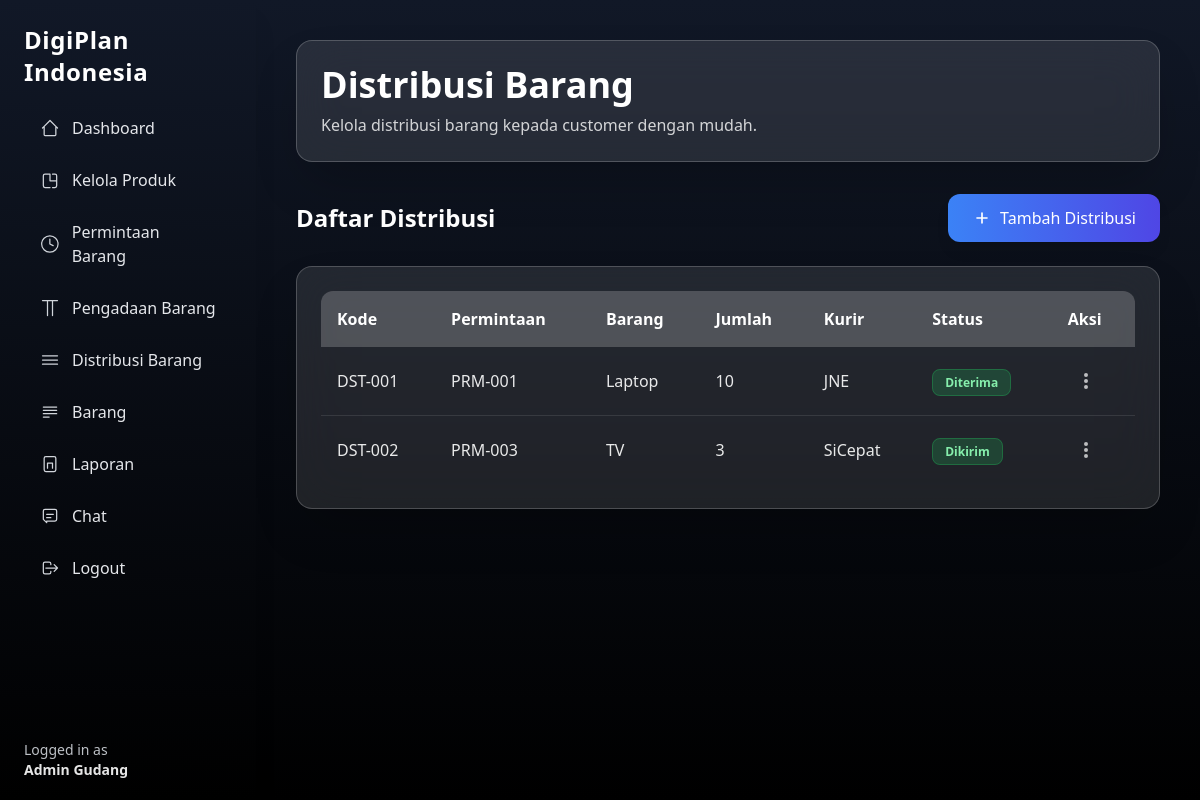
/admin/distribution.php (signed in), run on the app's committed database.
### tables this page shows
CREATE TABLE distribusi_barang (
  id INT AUTO_INCREMENT PRIMARY KEY,
  kode_distribusi VARCHAR(50) UNIQUE,
  pengadaan_id INT,
  permintaan_id INT,
  admin_id INT,
  alamat_pengiriman VARCHAR(255),
  kurir VARCHAR(100),
  no_resi VARCHAR(100),
  tanggal_kirim DATE,
  tanggal_terima DATE,
  status_distribusi ENUM('siap_dikirim','dikirim','diterima','dibatalkan'),
  created_at TIMESTAMP DEFAULT CURRENT_TIMESTAMP,
  deleted_at DATETIME DEFAULT NULL,
  FOREIGN KEY (pengadaan_id) REFERENCES pengadaan_barang(id),
  FOREIGN KEY (permintaan_id) REFERENCES permintaan_barang(id),
  FOREIGN KEY (admin_id) REFERENCES users(id)
);

CREATE TABLE permintaan_barang (
  id INT AUTO_INCREMENT PRIMARY KEY,
  kode_permintaan VARCHAR(50) UNIQUE,
  user_id INT,
  nama_barang VARCHAR(100),
  merk VARCHAR(100),
  warna VARCHAR(100),
  jumlah INT,
  status ENUM(
    'diajukan',
    'ditolak',
    'disetujui',
    'dalam_pengadaan',
    'siap_distribusi',
    'selesai'
  ),
  admin_id INT,
  tanggal_verifikasi DATETIME,
  catatan_admin TEXT,
  created_at TIMESTAMP DEFAULT CURRENT_TIMESTAMP,
  deleted_at DATETIME DEFAULT NULL,
  FOREIGN KEY (user_id) REFERENCES users(id),
  FOREIGN KEY (admin_id) REFERENCES users(id)
);

### admin/distribution.php (the view, shortened to what this page needs)
<?php
require '../include/conn.php';
$query = "
SELECT d.*,
       pb.kode_pengadaan,
       pm.kode_permintaan,
       pm.nama_barang,
       pm.jumlah
FROM distribusi_barang d
JOIN pengadaan_barang pb ON d.pengadaan_id = pb.id
JOIN permintaan_barang pm ON d.permintaan_id = pm.id
ORDER BY d.created_at DESC
";
$result = mysqli_query($conn, $query);
?>
<!DOCTYPE html>
<html lang="id">
<head>
  <script src="https://cdn.tailwindcss.com"></script>
</head>
<body class="bg-gradient-to-b from-gray-900 to-black text-white">
  <div class="flex min-h-screen">
    <?php include '../include/layouts/sidebar-admin.php'; ?>
    <main class="ml-64 p-10 w-full flex-1">
      <div class="max-w-7xl mx-auto">
        <div class="backdrop-blur-xl bg-white/10 border border-white/20 p-6 rounded-2xl shadow-2xl mb-8">
          <h1 class="text-4xl font-bold text-white mb-2">Distribusi Barang</h1>
          <p class="text-white/80">Kelola distribusi barang kepada customer dengan mudah.</p>
        </div>
        <div class="flex justify-between items-center mb-6">
          <h2 class="text-2xl font-semibold text-white">Daftar Distribusi</h2>
          <a href="distribution-add.php" class="inline-flex items-center px-6 py-3 bg-gradient-to-r from-blue-500 to-indigo-600 hover:from-blue-600 hover:to-indigo-700 text-white rounded-xl shadow-lg transform hover:scale-105 transition-all duration-200">
            <svg class="w-5 h-5 mr-2" fill="none" stroke="currentColor" viewBox="0 0 24 24">
              <path stroke-linecap="round" stroke-linejoin="round" stroke-width="2" d="M12 6v6m0 0v6m0-6h6m-6 0H6"></path>
            </svg>
            Tambah Distribusi
          </a>
        </div>
        <div class="backdrop-blur-xl bg-white/10 border border-white/20 p-6 rounded-2xl shadow-2xl">
          <div class="overflow-x-auto">
            <table class="w-full border-collapse rounded-xl overflow-hidden">
              <thead>
                <tr class="bg-white/20 text-white">
                  <th class="p-4 text-left">Kode</th>
                  <th class="p-4 text-left">Permintaan</th>
                  <th class="p-4 text-left">Barang</th>
                  <th class="p-4 text-left">Jumlah</th>
                  <th class="p-4 text-left">Kurir</th>
                  <th class="p-4 text-left">Status</th>
                  <th class="p-4 text-left">Aksi</th>
                </tr>
              </thead>
              <tbody class="divide-y divide-white/10">
                <?php while ($row = mysqli_fetch_assoc($result)): ?>
                  <tr class="hover:bg-white/5 transition-colors duration-200">
                    <td class="p-4 text-white/90 font-medium"><?= $row['kode_distribusi'] ?></td>
                    <td class="p-4 text-white/90"><?= $row['kode_permintaan'] ?></td>
                    <td class="p-4 text-white/90"><?= $row['nama_barang'] ?></td>
                    <td class="p-4 text-white/90"><?= $row['jumlah'] ?></td>
                    <td class="p-4 text-white/90"><?= $row['kurir'] ?></td>
                    <td class="p-4">
                      <?php if ($row['status_distribusi'] === 'dibatalkan'): ?>
                        <span class="px-3 py-1 rounded-lg bg-red-500/20 text-red-300 text-xs font-semibold border border-red-500/30">
                          Dibatalkan
                        </span>
                      <?php else: ?>
                        <span class="px-3 py-1 rounded-lg bg-green-500/20 text-green-300 text-xs font-semibold border border-green-500/30 capitalize">
                          <?= $row['status_distribusi'] ?>
                        </span>
                      <?php endif; ?>
                    </td>
                    <td class="p-4 relative">
                      <button onclick="toggleDropdown(<?= $row['id']; ?>, event)"
                        class="text-white/70 hover:text-white p-2 rounded-lg hover:bg-white/10 transition-colors duration-200">
                        <svg class="w-5 h-5" fill="currentColor" viewBox="0 0 20 20">
                          <path d="M10 6a2 2 0 110-4 2 2 0 010 4z
               M10 12a2 2 0 110-4 2 2 0 010 4z
               M10 18a2 2 0 110-4 2 2 0 010 4z"></path>
                        </svg>
                      </button>
                    </td>
                  </tr>
                <?php endwhile; ?>
              </tbody>
            </table>
          </div>
        </div>
      </div>
    </main>
  </div>
</body>
</html>

### data on the page
distribusi_barang: kode_distribusi "DST-001", permintaan.kode_permintaan "PRM-001", permintaan.nama_barang "Laptop", permintaan.jumlah "10", kurir "JNE", status_distribusi "Diterima"
distribusi_barang: kode_distribusi "DST-002", permintaan.kode_permintaan "PRM-003", permintaan.nama_barang "TV", permintaan.jumlah "3", kurir "SiCepat", status_distribusi "Dikirim"

### other printed values
$_SESSION['name'] "Admin Gudang"
